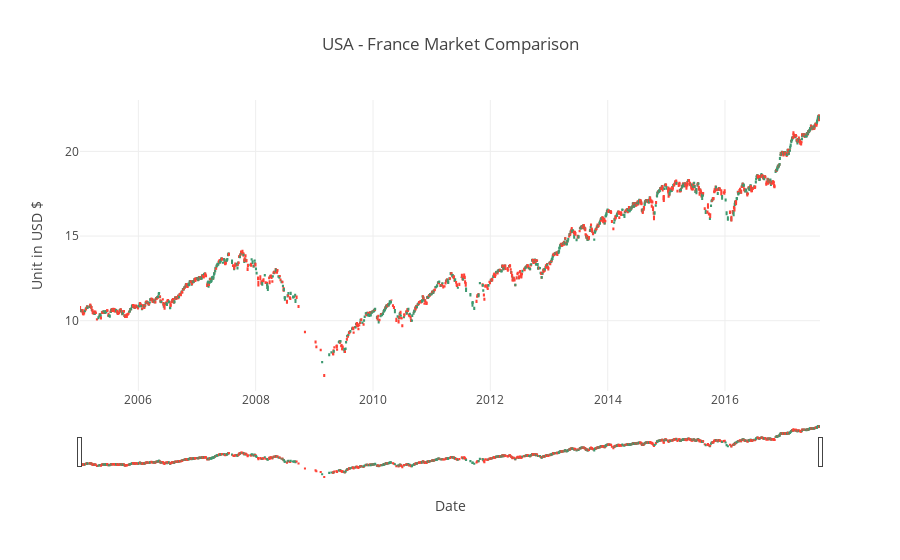

The cell this chart's notebook holds for it:
### Code cell
plotgraph(inputClusterone)

### Figure 1 — Plotly figure (JSON) as saved in the notebook; plotly's stock layout.template omitted (floating-point values rounded to 4 significant figures; data arrays with more than 128 entries replaced by an {"elided": "..."} marker saying what was removed)
{"data": [{"close": {"elided": "1757 float values"}, "high": {"elided": "1757 float values"}, "low": {"elided": "1757 float values"}, "name": "USA", "open": {"elided": "1757 float values"}, "type": "candlestick", "x": {"elided": "1757 str values"}}], "layout": {"title": "USA - France Market Comparison ", "xaxis": {"title": "Date"}, "yaxis": {"title": "Unit in USD $ "}}}
